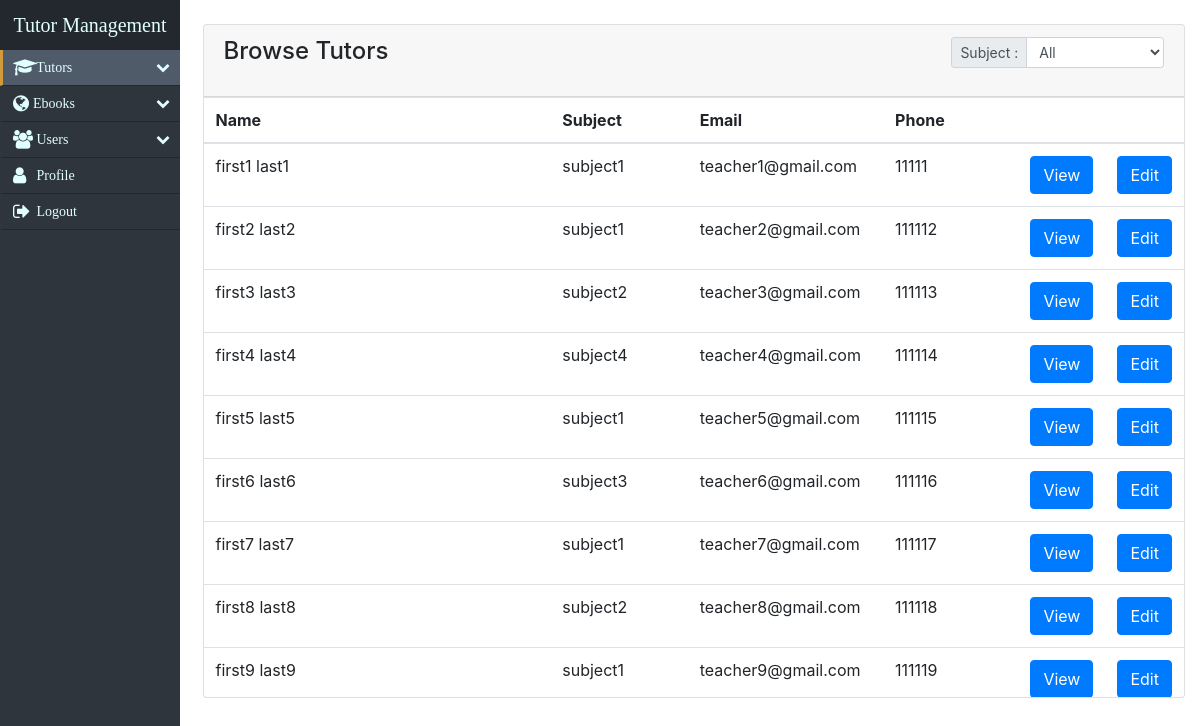
The app's page /viewTutors.php (signed in) with its own data.
### tables this page shows
CREATE TABLE Tutors(
    id INT NOT NULL AUTO_INCREMENT,
    lastName VARCHAR(50) NOT NULL,
    firstName VARCHAR(50),
    email VARCHAR(100) UNIQUE,
    phone VARCHAR(12) UNIQUE,
    subject VARCHAR(25),
    about VARCHAR(500),
    dp VARCHAR(100),

    PRIMARY KEY(id)
);

### viewTutors.php (the view, shortened to what this page needs)
<?php
include "php/functions.php";
$con = connect();
$subject = '%';
$query = $con->prepare("SELECT * FROM Tutors WHERE subject LIKE ?");
$query->bind_param("s", $subject);
$query->execute();
$result = $query->get_result();
$tutors = array();
while ($row = $result->fetch_assoc()) {
    array_push($tutors, $row);
}
function get($tutors)
{
    $role = $_SESSION['user']['role'];
    foreach ($tutors as $tutor) {
        $name = $tutor['firstName'] . " " . $tutor['lastName'];
        $subject = $tutor['subject'];
        $email = $tutor['email'];
        $phone = $tutor['phone'];
        $id = $tutor['id'];
        echo "
        <tr>
        <td>$name</td>
        <td>$subject</td>
        <td>$email</td>
        <td>$phone</td>";
        echo "<td><button onclick=\"location.href = 'viewTutorDetails.php?id=$id'\"  class=\"btn btn-primary\">View</button></td>";
        if (strcmp($role, "ADMIN") == 0) {
            echo "<td><button onclick=\"location.href = 'updateTutor.php?id=$id'\"  class=\"btn btn-primary\">Edit</button></td>";
        }
        echo "</tr>";
    }
}
?>
<html>
<head lang="en">
    <link rel="stylesheet" href="bootstrap/css/bootstrap.min.css" />
    <link rel="stylesheet" href="css/styles.css" />
</head>
<div class="container-fluid sidebar">
    <div class="row">
        <?php include "sideBar.php" ?>
        <div class="col-md-10">
            <br>
            <div class="card">
                <div class="card-header">
                    <div class="row">
                        <div class="col-md-9">
                            <h4>Browse Tutors</h4>
                        </div>
                        <div class="col-md-3 float-right">
                            <form name="search" id="search" method="GET">
                                <div class="input-group input-group-sm">
                                    <div class="input-group-prepend">
                                        <span class="input-group-text" id="inputGroup-sizing-sm">Subject : </span>
                                    </div>
                                    <select class="form-control" name="subjectSelect" id="subjectSelect" onchange="this.form.submit()">
                                        <option value="%" <?php dropDownValue($subject, "") ?>>All</option>
                                    </select>
                                </div>
                            </form>
                        </div>
                    </div>
                </div>
                <div class="card-body table-responsive p-0" style="height: 600px;">
                    <table class="table table-hover table-head-fixed text-nowrap">
                        <colgroup>
                            <col span="1" style="width: 40%;">
                            <col span="1" style="width: 15%;">
                            <col span="1" style="width: 20%;">
                            <col span="1" style="width: 15%;">
                            <col span="1" style="width: 5%;">
                            <col span="1" style="width: 5%;">
                        </colgroup>
                        <thead>
                            <tr>
                                <th scope="col">Name</th>
                                <th scope="col">Subject</th>
                                <th scope="col">Email</th>
                                <th scope="col">Phone</th>
                                <th scope="col"></th>
                                <?php
                                if (strcmp($role, "ADMIN") == 0) {
                                    echo "<th></th>";
                                }
                                ?>
                            </tr>
                        </thead>
                        <tbody>
                            <?php get($tutors) ?>
                        </tbody>
                    </table>
                </div>
            </div>
        </div>
    </div>
</div>
</html>

### sideBar.php (shortened to what this page needs)
<?php
function sideBarContent()
{
    $role = $_SESSION["user"]["role"];
    if (strcmp($role, "ADMIN") == 0) {
        return <<<HTML
        <li data-toggle="collapse" data-target="#tutorsMenu" class="collapsed active">
            <a href="#"><i class="fa fa-graduation-cap fa-lg"></i><span class="arrow"> Tutors</span></a>
        </li>
        <ul class="sub-menu collapse" id="tutorsMenu">
            <li><a href="viewTutors.php">View Tutors</a></li>
            <li><a href="addTutors.php">Add Tutors</a></li>
        </ul>
        <li data-toggle="collapse" data-target="#ebooksMenu" class="collapsed">
            <a href="#"><i class="fa fa-globe fa-lg"></i>Ebooks<span class="arrow"></span></a>
        </li>
        <ul class="sub-menu collapse" id="ebooksMenu">
            <li class="active"><a href="addEbook.php">Add Ebooks</a></li>
            <li><a href="viewEbooks.php">View Ebooks</a></li>
        </ul>
        <li data-toggle="collapse" data-target="#usersMenu" class="collapsed">
            <a href="#"><i class="fa fa-users fa-lg"></i> Users<span class="arrow"></span></a>
        </li>
        <ul class="sub-menu collapse" id="usersMenu">
            <li><a href="viewUsers.php">View Users </a> </li>
            <li><a href="addUser.php">Add User</a></li>
        </ul>
        <li>
            <a href="profile.php">
                <i class="fa fa-user fa-lg"></i> Profile
            </a>
        </li>
HTML;
    }
}
?>
<link rel="stylesheet" href="https://cdnjs.cloudflare.com/ajax/libs/font-awesome/4.7.0/css/font-awesome.min.css">
<div class="col-md-2">
    <div class="nav-side-menu">
        <div class="brand">Tutor Management</div>
        <div class="menu-list">
            <ul id="menu-content" class="menu-content collapse out">
                <?php echo sideBarContent() ?>
                <li>
                    <a href="login.php">
                        <i class="fa fa-sign-out fa-lg"></i> Logout
                    </a>
                </li>
            </ul>
        </div>
    </div>
</div>

### php/functions.php (shortened to what this page needs)
<?php
function dropDownValue($option, $status)
{
    if (strcmp($status, $option) == 0) {
        echo "selected";
    }
}

### css/styles.css (style rules this page uses)
.sidebar { float: left; padding-left: 0px; }
.nav-side-menu { overflow: auto; font-family: verdana; font-size: 14px; font-weight: 100; background-color: #2e353d; position: fixed; top: 0px; width: 15%; height: 100%; color: #e1ffff; }
.nav-side-menu .brand { background-color: #23282e; line-height: 50px; display: block; text-align: center; font-size: 20px; }
.nav-side-menu ul, .nav-side-menu li { list-style: none; padding: 0px; margin: 0px; line-height: 35px; cursor: pointer; }
.nav-side-menu ul :not(collapsed) .arrow:before, .nav-side-menu li :not(collapsed) .arrow:before { font-family: FontAwesome; content: "\f078"; display: inline-block; padding-left: 10px; padding-right: 10px; vertical-align: middle; float: right; }
.nav-side-menu ul .active, .nav-side-menu li .active { border-left: 3px solid #d19b3d; background-color: #4f5b69; }
.nav-side-menu li { padding-left: 0px; border-left: 3px solid #2e353d; border-bottom: 1px solid #23282e; }
.nav-side-menu li a { text-decoration: none; color: #e1ffff; }
.nav-side-menu li a i { padding-left: 10px; width: 20px; padding-right: 20px; }
@media (min-width: 767px) { .nav-side-menu .menu-list .menu-content { display: block; } }

### records on screen
tutors: name "first1 last1", subject "subject1", email "teacher1@gmail.com", phone "11111"
tutors: name "first2 last2", subject "subject1", email "teacher2@gmail.com", phone "111112"
tutors: name "first3 last3", subject "subject2", email "teacher3@gmail.com", phone "111113"
tutors: name "first4 last4", subject "subject4", email "teacher4@gmail.com", phone "111114"
tutors: name "first5 last5", subject "subject1", email "teacher5@gmail.com", phone "111115"
tutors: name "first6 last6", subject "subject3", email "teacher6@gmail.com", phone "111116"
tutors: name "first7 last7", subject "subject1", email "teacher7@gmail.com", phone "111117"
tutors: name "first8 last8", subject "subject2", email "teacher8@gmail.com", phone "111118"
tutors: name "first9 last9", subject "subject1", email "teacher9@gmail.com", phone "111119"
